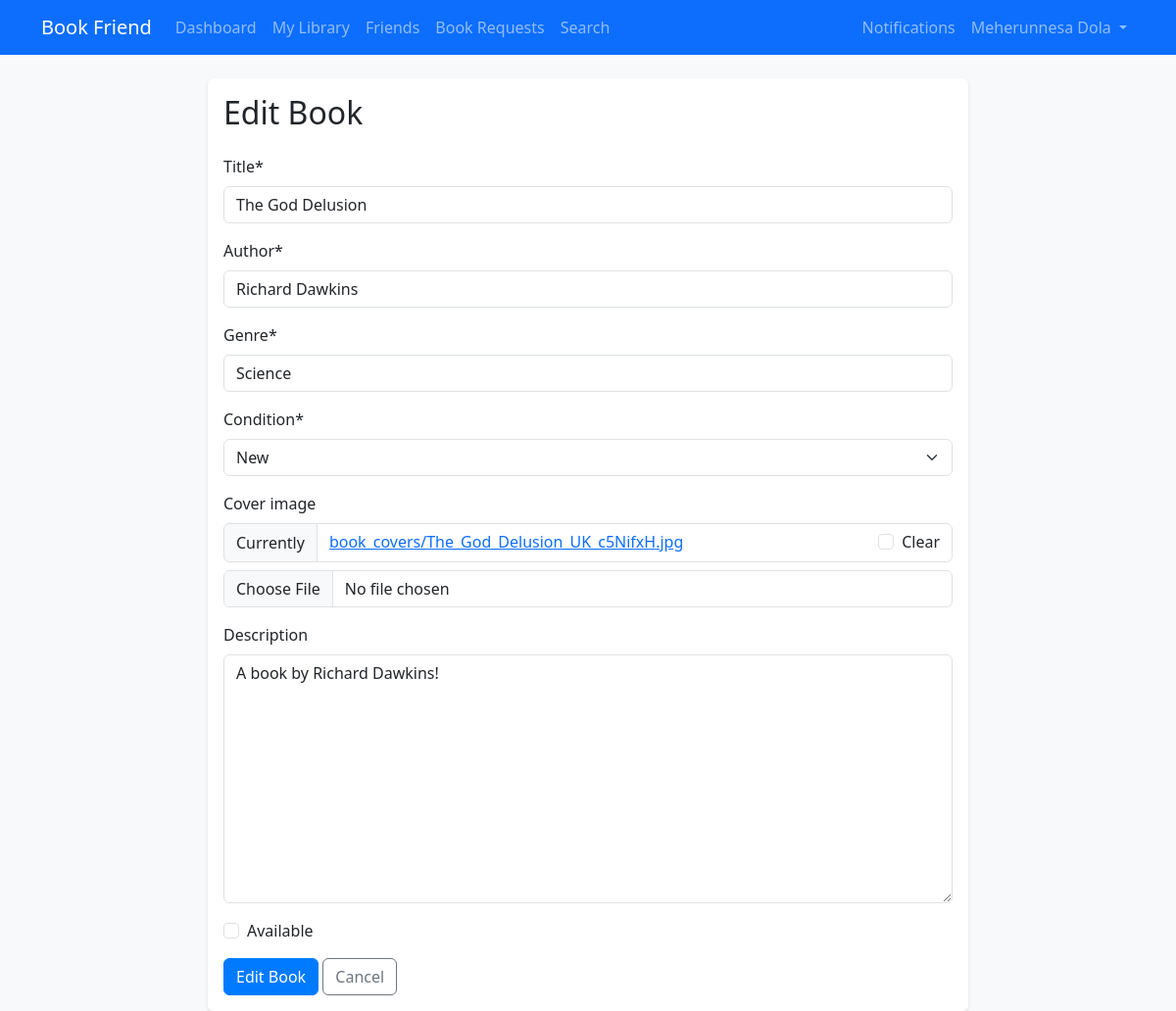
/books/3/edit/ (signed in), run on an earlier commit of the app's database.
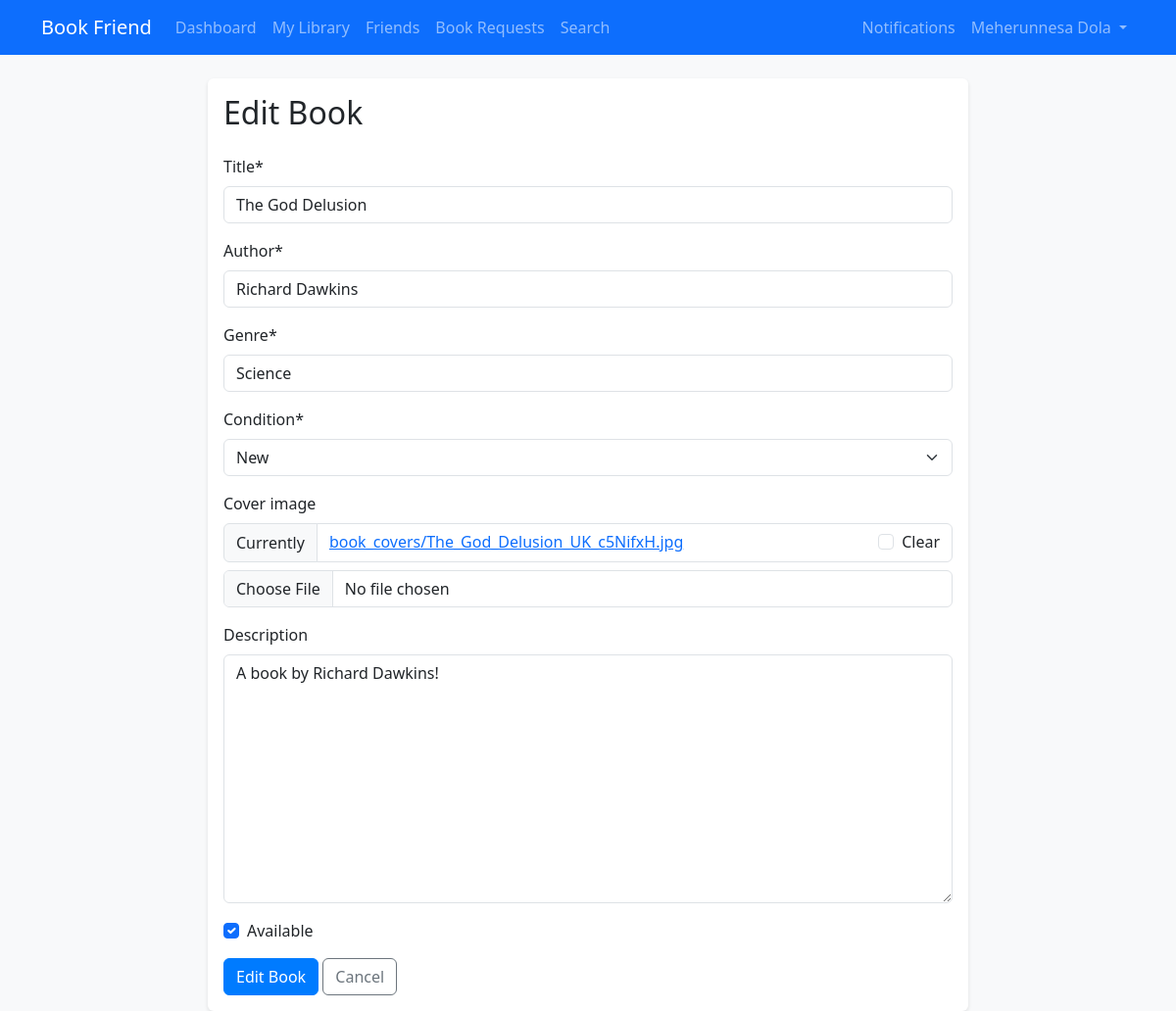
And on a later commit of the database.
### Core/models.py (models this page shows, shortened)
class Book(models.Model):
    CONDITION_CHOICES = [
        ('new', 'New'),
        ('like_new', 'Like New'),
        ('good', 'Good'),
        ('fair', 'Fair'),
        ('poor', 'Poor'),
    ]
    owner = models.ForeignKey(User, on_delete=models.CASCADE)
    title = models.CharField(max_length=200)
    author = models.CharField(max_length=200)
    genre = models.CharField(max_length=100)
    condition = models.CharField(max_length=20, choices=CONDITION_CHOICES)
    cover_image = models.ImageField(upload_to='book_covers/', blank=True)
    description = models.TextField(blank=True)
    available = models.BooleanField(default=True)
    created_at = models.DateTimeField(auto_now_add=True)

### Core/views.py (the view)
# urls.py: path("books/<int:book_id>/edit/", views.book_edit, name="book_edit"),
@login_required
def book_edit(request, book_id):
    book = get_object_or_404(Book, id=book_id, owner=request.user)
    if request.method == "POST":
        form = BookForm(request.POST, request.FILES, instance=book)
        if form.is_valid():
            form.save()
            messages.success(request, "Book updated successfully!")
            return redirect("core:library", username=request.user.username)
    else:
        form = BookForm(instance=book)
    return render(
        request, "core/library/book_form.html", {"form": form, "action": "Edit"}
    )

### Core/forms.py
class BookForm(forms.ModelForm):
    class Meta:
        model = Book
        fields = ['title', 'author', 'genre', 'condition', 'cover_image', 'description', 'available']

### Core/context_processors.py (called while the page is built)
def notification_count(request):
    if request.user.is_authenticated:
        unread_count = Notification.objects.filter(user=request.user, read=False).count()
        return {'unread_notifications': unread_count}
    return {'unread_notifications': 0}

### templates/core/library/book_form.html (shortened to what this page needs)
{% extends 'core/base.html' %}
{% load crispy_forms_tags %}
{% block content %}
<div class="row justify-content-center">
    <div class="col-md-8">
        <div class="card">
            <div class="card-body">
                <h2 class="card-title mb-4">{{ action }} Book</h2>
                <form method="post" enctype="multipart/form-data">
                    {{ form|crispy }}
                    <div class="mt-3">
                        <button type="submit" class="btn btn-primary">{{ action }} Book</button>
                        <a href="{% url 'core:library' username=user.username %}" class="btn btn-outline-secondary">Cancel</a>
                    </div>
                </form>
            </div>
        </div>
    </div>
</div>
{% endblock %}

What changed in the data, as far as the page shows it:
changed Book "The God Delusion": available "☐" → "☑"
